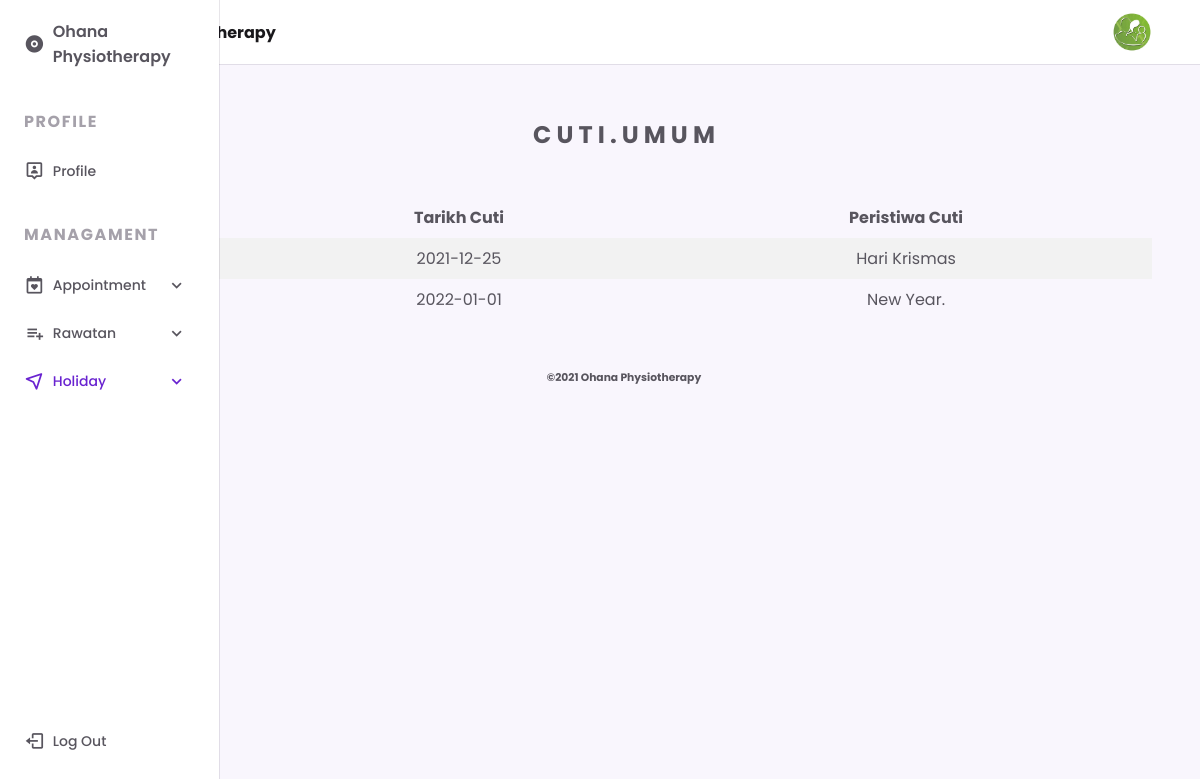
Page /patient/viewcuti.php on the committed database.
### tables this page shows
CREATE TABLE `tbl_cuti_umum` (
  `id_cuti_umum` int(11) NOT NULL,
  `tarikh` date NOT NULL,
  `sebab` varchar(250) NOT NULL
);

### patient/viewcuti.php (the view, shortened to what this page needs)
<?php
include('connection.php');
$sql = "SELECT * FROM tbl_cuti_umum";
$result = mysqli_query($conn, $sql);
?>
<!DOCTYPE html>
    <html lang="en">
    <head>
        <link rel="stylesheet" href="https://cdn.jsdelivr.net/npm/boxicons@latest/css/boxicons.min.css">
        <link rel="stylesheet" href="assets/css/styles.css">
    </head>
    <body>
        <header class="header">
            <div class="header__container">
                <img src="assets/img/4.jpg" alt="" class="header__img">
                <a href="#" class="header__logo"><strong>Ohana Physiotherapy</strong></a>
            </div>
        </header>
        <div class="nav" id="navbar">
            <nav class="nav__container">
                <div>
                    <a href="#" class="nav__link nav__logo">
                        <i class='bx bxs-disc nav__icon' ></i>
                        <span class="nav__logo-name">Ohana Physiotherapy</span>
                    </a>
                    <div class="nav__list">
                        <div class="nav__items">
                            <h3 class="nav__subtitle">Profile</h3>
							<a href="profile.php" class="nav__link">
								<i class='bx bx-user-pin nav__icon' ></i>
								<span class="nav__name">Profile</span>
							</a>
						</div>
                        <div class="nav__items">
                            <h3 class="nav__subtitle">Managament</h3>
							<div class="nav__dropdown">
                                <a href="#" class="nav__link">
                                    <i class='bx bx-calendar-heart nav__icon' ></i>
                                    <span class="nav__name">Appointment</span>
                                    <i class='bx bx-chevron-down nav__icon nav__dropdown-icon'></i>
                                </a>
                            </div>
							<div class="nav__dropdown">
                                <a href="#" class="nav__link">
                                    <i class='bx bx-list-plus nav__icon' ></i>
                                    <span class="nav__name">Rawatan</span>
                                    <i class='bx bx-chevron-down nav__icon nav__dropdown-icon'></i>
                                </a>
                            </div>
							<div class="nav__dropdown">
                                <a href="#" class="nav__link active">
                                    <i class='bx bx-navigation nav__icon' ></i>
                                    <span class="nav__name">Holiday</span>
                                    <i class='bx bx-chevron-down nav__icon nav__dropdown-icon'></i>
                                </a>
                            </div>
                        </div>
                    </div>
                </div>
                <a href="../logout.php" class="nav__link nav__logout">
                    <i class='bx bx-log-out nav__icon' ></i>
                    <span class="nav__name">Log Out</span>
                </a>
            </nav>
        </div>
		<BR>
        <main>
            <div style="overflow-x: auto;">
			<center><h2>C U T I . U M U M</h2></center>
			<br>
			  <table>
				<tr>
				  <th>No.</th>
				  <th>Tarikh Cuti</th>
				  <th>Peristiwa Cuti</th>
				</tr>
					<?php
						if(mysqli_num_rows($result) > 0)
						{
						while($row = mysqli_fetch_assoc($result))
						{
					?>
				<tr>
					<td><?php echo $row['id_cuti_umum']; ?></td>
					<td><?php echo $row['tarikh']; ?></td>
					<td><?php echo $row['sebab']; ?></td>
				</tr>
					<?php
						   }
						}
						else
						{
						   echo "0 results";
						}
					?>
			  </table>
			</div>
        </main>
		<br>
		<center>
		<footer class="container-fluid">
			<h6 class="text-center small">©2021 Ohana Physiotherapy</h6>
		</footer>
		</center>
    </body>
</html>

### patient/assets/css/styles.css (style rules this page uses)
:root { --header-height: 3.5rem; --nav-width: 219px; --first-color: #6923D0; --first-color-light: #F4F0FA; --title-color: #19181B; --text-color: #58555E; --text-color-light: #A5A1AA; --body-color: #F9F6FD; --container-color: #FFFFFF; --body-font: 'Poppins', sans-serif; --normal-font-size: .938rem; --small-font-size: .75rem; --smaller-font-size: .75rem; --font-medium: 500; --font-semi-bold: 600; --z-fixed: 100; }
@media screen and (min-width: 1024px) { :root { --normal-font-size: 1rem; --small-font-size: .875rem; --smaller-font-size: .813rem; } }
body { margin: var(--header-height) 0 0 0; padding: 1rem 1rem 0; font-family: var(--body-font); font-size: var(--normal-font-size); background-color: var(--body-color); color: var(--text-color); }
h3 { margin: 0; }
a { text-decoration: none; }
img { max-width: 100%; height: auto; }
.header { position: fixed; top: 0; left: 0; width: 100%; background-color: var(--container-color); box-shadow: 0 1px 0 rgba(22, 8, 43, 0.1); padding: 0 1rem; z-index: var(--z-fixed); }
.header__container { display: flex; align-items: center; height: var(--header-height); justify-content: space-between; }
.header__img { width: 35px; height: 35px; border-radius: 50%; }
.header__logo { color: var(--title-color); font-weight: var(--font-medium); display: none; }
.nav { position: fixed; top: 0; left: -100%; height: 100vh; padding: 1rem 1rem 0; background-color: var(--container-color); box-shadow: 1px 0 0 rgba(22, 8, 43, 0.1); z-index: var(--z-fixed); transition: .4s; }
.nav__container { height: 100%; display: flex; flex-direction: column; justify-content: space-between; padding-bottom: 3rem; overflow: auto; scrollbar-width: none; }
.nav__logo { font-weight: var(--font-semi-bold); margin-bottom: 2.5rem; }
.nav__list, .nav__items { display: grid; }
.nav__list { row-gap: 2.5rem; }
.nav__items { row-gap: 1.5rem; }
.nav__subtitle { font-size: var(--normal-font-size); text-transform: uppercase; letter-spacing: .1rem; color: var(--text-color-light); }
.nav__link { display: flex; align-items: center; color: var(--text-color); }
.nav__icon { font-size: 1.2rem; margin-right: .5rem; }
.nav__name { font-size: var(--small-font-size); font-weight: var(--font-medium); white-space: nowrap; }
.nav__logout { margin-top: 5rem; }
.nav__dropdown { overflow: hidden; max-height: 21px; transition: .4s ease-in-out; }
.nav__dropdown-icon { margin-left: auto; transition: .4s; }
.active { color: var(--first-color); }
@media screen and (min-width: 768px) { body { padding: 1rem 3rem 0 6rem; } }
@media screen and (min-width: 768px) { .header { padding: 0 3rem 0 6rem; } }
@media screen and (min-width: 768px) { .header__container { height: calc(var(--header-height) + .5rem); } }
@media screen and (min-width: 768px) { .header__logo { display: block; } }
@media screen and (min-width: 768px) { .header__img { width: 40px; height: 40px; order: 1; } }
@media screen and (min-width: 768px) { .nav { left: 0; padding: 1.2rem 1.5rem 0; width: 68px; } }
@media screen and (min-width: 768px) { .nav__items { row-gap: 1.7rem; } }
@media screen and (min-width: 768px) { .nav__icon { font-size: 1.3rem; } }
@media screen and (min-width: 768px) { .nav__logo-name, .nav__name, .nav__subtitle, .nav__dropdown-icon { opacity: 0; transition: .3s; } }

### patient/viewcuti.php (style rules this page uses)
table { border-collapse: collapse; width: 100%; }
th, td { text-align: center; padding: 8px; }
tr:nth-child(even) { background-color: #f2f2f2; }

### rows in the picture
tbl_cuti_umum: tarikh "2021-12-25", sebab "Hari Krismas"
tbl_cuti_umum: tarikh "2022-01-01", sebab "New Year."
